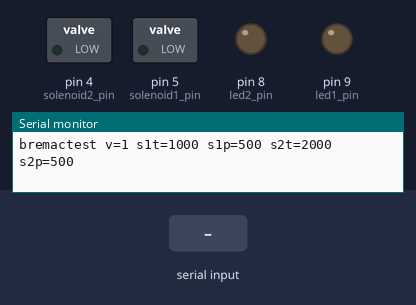
The sketch below on a simulated Arduino Uno, built with avr-gcc and run on an emulated ATmega328P. Parts: switched loads named in the sketch (green lamp = pin HIGH), output pins drawn as LEDs (lit = HIGH), the last lines printed to the serial monitor. The inputs (shaded band) are chosen by the test bench.

Above: at 1.2 s.
1.3 s: "90,45\n" received over Serial
At 2.5 s:
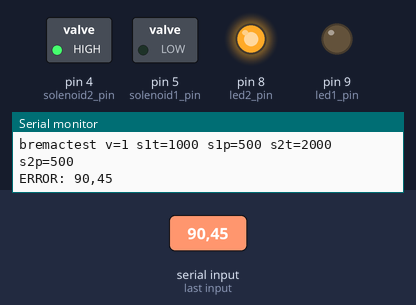
4.3 s: "0\n" received over Serial
At 8.6 s:
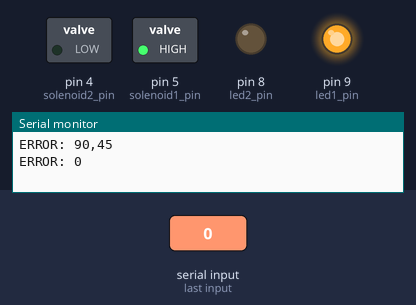
Timing chart, 0 to 12.5 s (numbered marks = the images above; inputs shaded):
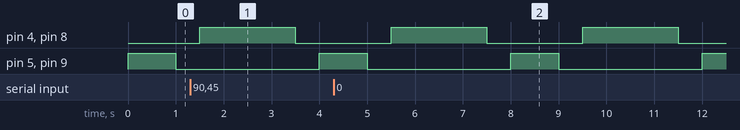

Measured:
- by itself, pin 4 (solenoid2_pin), pin 8 (led2_pin): alternates HIGH for 2.0 s and LOW for 2.0 s
- by itself, pin 5 (solenoid1_pin), pin 9 (led1_pin): alternates HIGH for 1.0 s and LOW for 3.0 s

The sketch:

bremactest.ino
```cpp
/*
 *
 */

#include <EEPROM.h>

const int led1_pin = 9;
const int led2_pin = 8;

const int solenoid1_pin = 5;
const int solenoid2_pin = 4;

typedef struct _bremacSettings_t {
  uint16_t _size;    // settings size in EEPROM to detect if settings have been saved
  uint16_t _version; // version of the settings
  uint16_t s1t_ms;  // s1 on time
  uint16_t s1p_ms;  // pause after s1 time
  uint16_t s2t_ms; // s2 on time
  uint16_t s2p_ms;  // pause after s2 time
} bremacSettings_t;

#define FW_VERSION 1

static bremacSettings_t defaultSettings = {
  ._size = sizeof(bremacSettings_t),
  ._version = FW_VERSION,
  .s1t_ms = 1000,
  .s1p_ms = 500,
  .s2t_ms = 2000,
  .s2p_ms = 500
};

bremacSettings_t settings;

typedef enum _states_t {
  STARTUP,
  MANUAL,
  S1_ON,
  S1_PAUSE,
  S2_ON,
  S2_PAUSE
} states_t;

states_t currentState = STARTUP;
uint32_t nextStateChange = 0;       //! TODO: check timer overflow

String inputString = "";         // a string to hold incoming data

void loadSettings()
{
  EEPROM.get(0, settings);
  if (settings._size != sizeof(settings) || settings._version != FW_VERSION)
  {
    //revert to default settings
    settings = defaultSettings;
  }
}

void saveSettings()
{
  EEPROM.put(0, settings);
}

void setup() {
  loadSettings();

  // initialize serial:
  Serial.begin(9600);
  // reserve 100 bytes for the inputString:
  inputString.reserve(100);

  pinMode(led1_pin, OUTPUT);
  pinMode(led2_pin, OUTPUT);
  pinMode(solenoid1_pin, OUTPUT);
  pinMode(solenoid2_pin, OUTPUT);

  Serial.print("bremactest");
  Serial.print(" v=");
  Serial.print(settings._version);
  Serial.print(" s1t=");
  Serial.print(settings.s1t_ms);
  Serial.print(" s1p=");
  Serial.print(settings.s1p_ms);
  Serial.print(" s2t=");
  Serial.print(settings.s2t_ms);
  Serial.print(" s2p=");
  Serial.print(settings.s2p_ms);
  Serial.println();
}

boolean hasSerialInputString() {
  while (Serial.available()) {
    // get the new byte:
    char inChar = (char)Serial.read();
    // if the incoming character is a newline, set a flag
    // so the main loop can do something about it:
    if ((inChar == '\n') || (inChar == '\r')) {
      return true;
    }
    else {
      // add it to the inputString:
      if (inputString.length() > 50) {
        inputString = "";
      }
      inputString += inChar;
    }
  }
  return false;
}

void nextState() {
  if (nextStateChange > millis()) {
    return;
  }

  // from current state
  switch (currentState) {
    case S1_ON:
      digitalWrite(solenoid1_pin, LOW);
      digitalWrite(led1_pin, LOW);
      nextStateChange = millis() + settings.s1p_ms;
      currentState = S1_PAUSE;
      break;
    case S1_PAUSE:
      digitalWrite(solenoid2_pin, HIGH);
      digitalWrite(led2_pin, HIGH);
      nextStateChange = millis() + settings.s2t_ms;
      currentState = S2_ON;
      break;
    case S2_ON:
      digitalWrite(solenoid2_pin, LOW);
      digitalWrite(led2_pin, LOW);
      nextStateChange = millis() + settings.s2p_ms;
      currentState = S2_PAUSE;
      break;

    case STARTUP:  // these states are handled togethers
    case S2_PAUSE:
      digitalWrite(solenoid1_pin, HIGH);
      digitalWrite(led1_pin, HIGH);
      nextStateChange = millis() + settings.s1t_ms;
      currentState = S1_ON;
      break;

    case MANUAL:
      return;
  }
}

boolean tryGetInputStringParamValue(const char* param, uint16_t *value) {
  if (inputString.startsWith(param)) {
    // Serial.println(strlen(param));
    String newValue = inputString.substring(strlen(param));
    // Serial.println(newValue);
    *value = newValue.toInt();
    return true;
  } else {
    return false;
  }
}

void checkSerialInput() {
  if (hasSerialInputString()) {
    //handle the string input
    uint16_t newValue;
    if (inputString.compareTo("s1h") == 0) {
      digitalWrite(solenoid1_pin, HIGH);
      digitalWrite(led1_pin, HIGH);
    }
    else if (inputString.compareTo("s1l") == 0) {
      digitalWrite(solenoid1_pin, LOW);
      digitalWrite(led1_pin, LOW);
    }
    else if (inputString.compareTo("s2h") == 0) {
      digitalWrite(solenoid2_pin, HIGH);
      digitalWrite(led2_pin, HIGH);
    }
    else if (inputString.compareTo("s2l") == 0) {
      digitalWrite(solenoid2_pin, LOW);
      digitalWrite(led2_pin, LOW);
    } else if (tryGetInputStringParamValue("s1t=", &newValue)) {
      settings.s1t_ms = newValue;
      saveSettings();
    } else if (tryGetInputStringParamValue("s1p=", &newValue)) {
      settings.s1p_ms = newValue;
      saveSettings();
    } else if (tryGetInputStringParamValue("s2t=", &newValue)) {
      settings.s2t_ms = newValue;
      saveSettings();
    } else if (tryGetInputStringParamValue("s2p=", &newValue)) {
      settings.s2p_ms = newValue;
      saveSettings();
    }
    else {
      Serial.print("ERROR: ");
      Serial.println(inputString);
      inputString = "";
      return;
    }

    Serial.println(inputString);

    // clear the string:
    inputString = "";
  }
}

void loop()
{
  // check for the input
  checkSerialInput();

  // verify next step:
  nextState();
}
```
